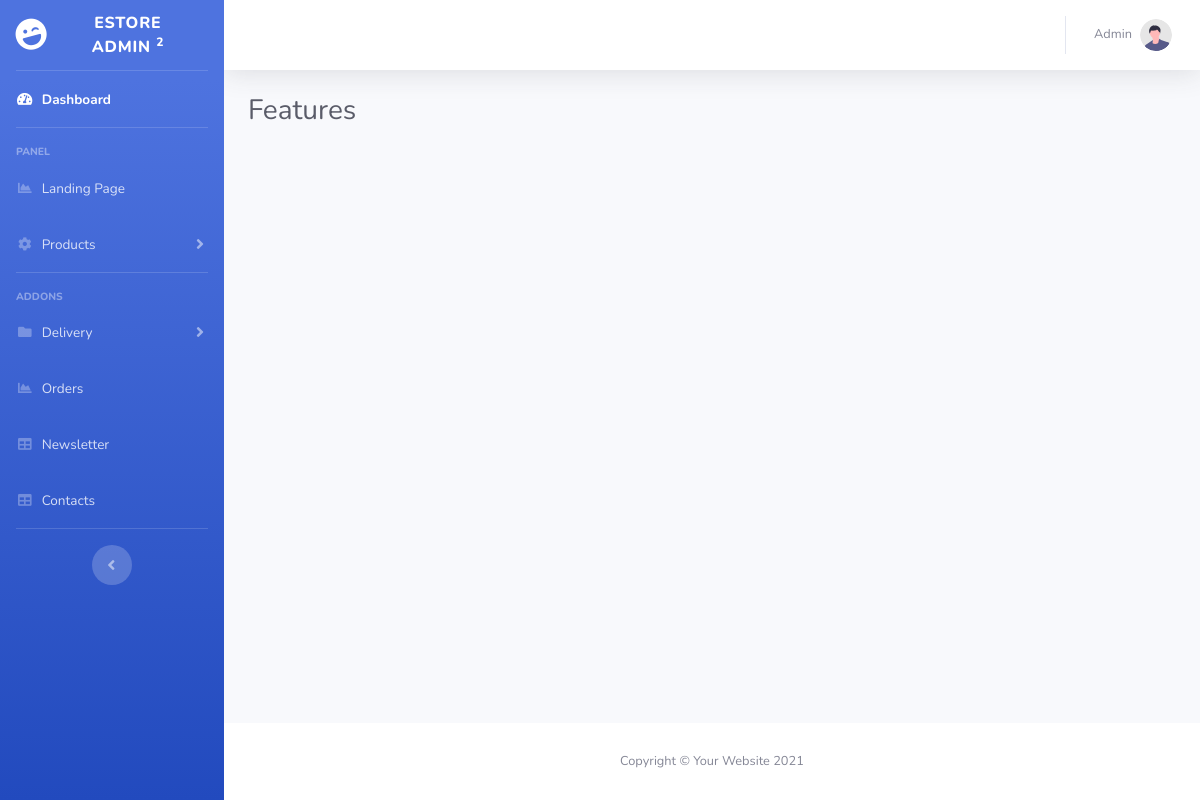
Before: /admin/landing_page.php?page=features (signed in) with the older database file.
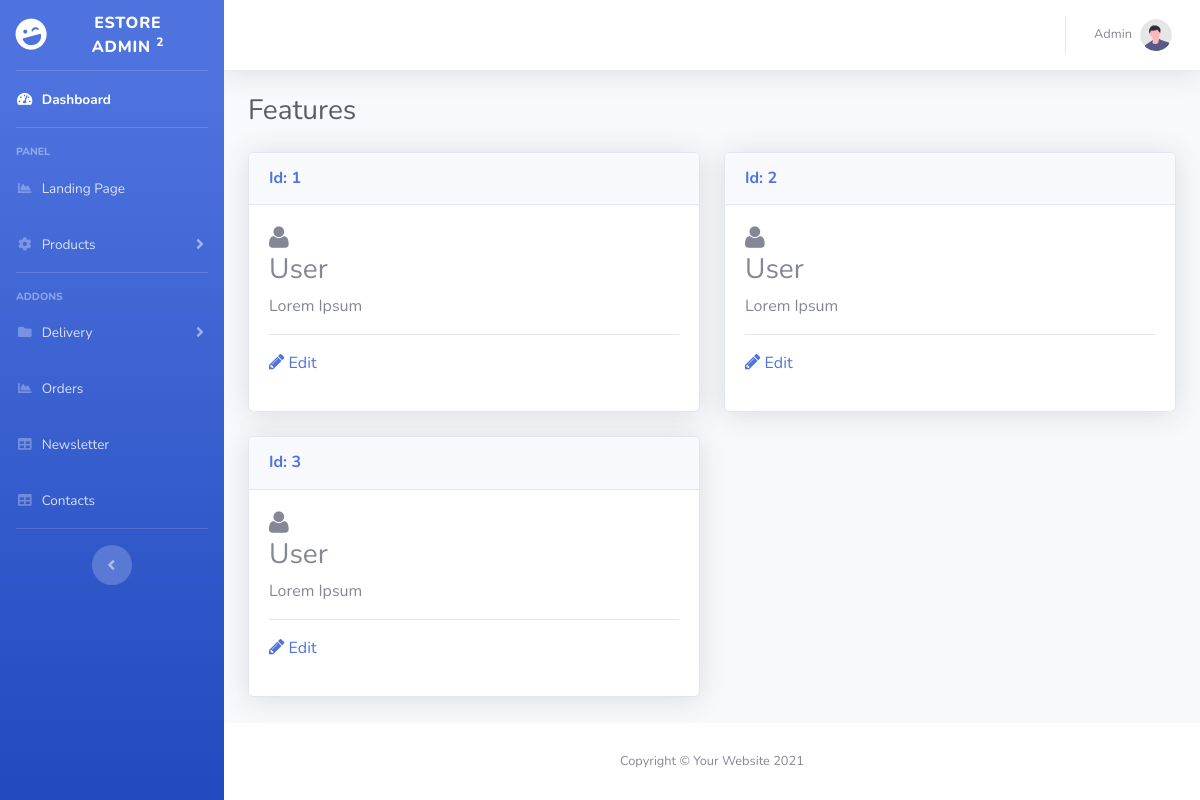
After: the same page with the newer database file.
### tables this page shows
CREATE TABLE `features` (
  `features_id` int(11) NOT NULL,
  `features_icon` varchar(50) NOT NULL,
  `features_title` varchar(50) NOT NULL,
  `features_description` text NOT NULL
);

### admin/includes/features/all_features.php (the view, shortened to what this page needs)
<div class="d-sm-flex align-items-center justify-content-between mb-4">
    <h1 class="h3 mb-0 text-gray-800">Features</h1>
</div>
<div class="row">
    <?php
$select_all_lists_query = "SELECT * FROM features";
$select_all_lists_result = mysqli_query($connection, $select_all_lists_query);
while($row = mysqli_fetch_assoc($select_all_lists_result)){
    $features_id = $row['features_id'];
    $features_icon = $row['features_icon'];
    $features_title = $row['features_title'];
    $features_description = $row['features_description'];
    ?>
    <div class="col-lg-6">
        <div class="card shadow mb-4">
            <div class="card-header py-3">
                <h6 class="m-0 font-weight-bold text-primary">Id: <?php echo $features_id; ?></h6>
            </div>
            <div class="card-body">
                <i class="<?php echo $features_icon; ?>" style="font-size: 25px;"></i>
                <h3><?php echo $features_title; ?></h3>
                <p><?php echo $features_description; ?></p>
                <hr>
                <a href="landing_page.php?page=features&edit_id=<?php echo $features_id; ?>"><p><i class="fa fa-pencil" style="font-size: 18px;"></i> Edit</p></a>
            </div>
        </div>
    </div>
    <?php
}
    ?>
</div>

Changed rows visible on the page:
added features: features_id "1", features_title "User", features_description "Lorem Ipsum"
added features: features_id "2", features_title "User", features_description "Lorem Ipsum"
added features: features_id "3", features_title "User", features_description "Lorem Ipsum"
